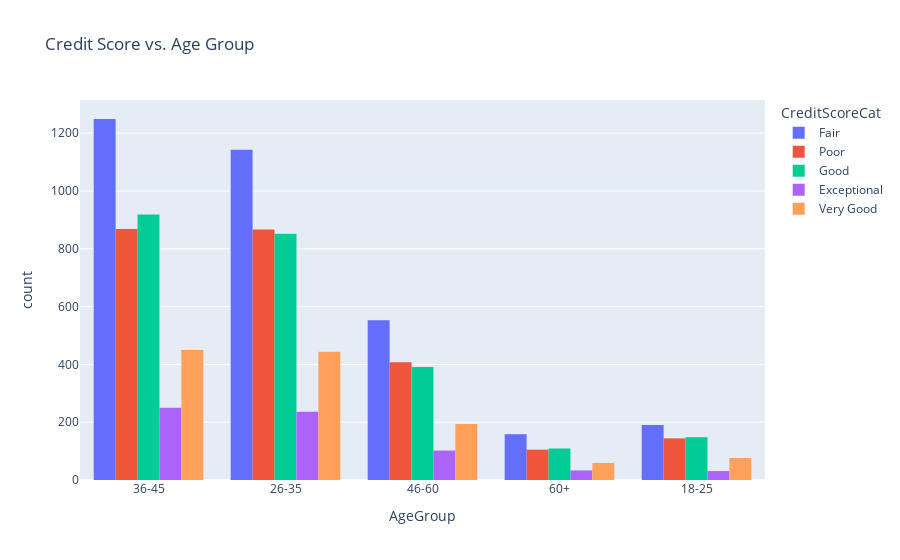

Here is the notebook cell this chart was saved with:
### Markdown cell above
1. We can see that people with 1 product of the Bank churned more(14%). And It goes down as the no. of products with bank increases.Customers with fewer products are likely less engaged with the bank.

### Code cell
fig = px.histogram(
    new_df, 
    x="AgeGroup", 
    color="CreditScoreCat", 
    barmode="group",
    title="Credit Score vs. Age Group"
)
fig.show()

### Figure 1 — Plotly figure (JSON) as saved in the notebook; plotly's stock layout.template omitted (floating-point values rounded to 4 significant figures; data arrays with more than 128 entries replaced by an {"elided": "..."} marker saying what was removed)
{"data": [{"alignmentgroup": "True", "bingroup": "x", "hovertemplate": "CreditScoreCat=Fair<br>AgeGroup=%{x}<br>count=%{y}<extra></extra>", "legendgroup": "Fair", "marker": {"color": "#636efa", "pattern": {"shape": ""}}, "name": "Fair", "offsetgroup": "Fair", "orientation": "v", "showlegend": true, "type": "histogram", "x": {"elided": "3300 str values"}, "xaxis": "x", "yaxis": "y"}, {"alignmentgroup": "True", "bingroup": "x", "hovertemplate": "CreditScoreCat=Poor<br>AgeGroup=%{x}<br>count=%{y}<extra></extra>", "legendgroup": "Poor", "marker": {"color": "#EF553B", "pattern": {"shape": ""}}, "name": "Poor", "offsetgroup": "Poor", "orientation": "v", "showlegend": true, "type": "histogram", "x": {"elided": "2393 str values"}, "xaxis": "x", "yaxis": "y"}, {"alignmentgroup": "True", "bingroup": "x", "hovertemplate": "CreditScoreCat=Good<br>AgeGroup=%{x}<br>count=%{y}<extra></extra>", "legendgroup": "Good", "marker": {"color": "#00cc96", "pattern": {"shape": ""}}, "name": "Good", "offsetgroup": "Good", "orientation": "v", "showlegend": true, "type": "histogram", "x": {"elided": "2428 str values"}, "xaxis": "x", "yaxis": "y"}, {"alignmentgroup": "True", "bingroup": "x", "hovertemplate": "CreditScoreCat=Exceptional<br>AgeGroup=%{x}<br>count=%{y}<extra></extra>", "legendgroup": "Exceptional", "marker": {"color": "#ab63fa", "pattern": {"shape": ""}}, "name": "Exceptional", "offsetgroup": "Exceptional", "orientation": "v", "showlegend": true, "type": "histogram", "x": {"elided": "655 str values"}, "xaxis": "x", "yaxis": "y"}, {"alignmentgroup": "True", "bingroup": "x", "hovertemplate": "CreditScoreCat=Very Good<br>AgeGroup=%{x}<br>count=%{y}<extra></extra>", "legendgroup": "Very Good", "marker": {"color": "#FFA15A", "pattern": {"shape": ""}}, "name": "Very Good", "offsetgroup": "Very Good", "orientation": "v", "showlegend": true, "type": "histogram", "x": {"elided": "1224 str values"}, "xaxis": "x", "yaxis": "y"}], "layout": {"autosize": true, "barmode": "group", "legend": {"title": {"text": "CreditScoreCat"}, "tracegroupgap": 0}, "title": {"text": "Credit Score vs. Age Group"}, "xaxis": {"anchor": "y", "autorange": true, "domain": [0, 1], "range": [-0.5, 4.5], "title": {"text": "AgeGroup"}, "type": "category"}, "yaxis": {"anchor": "x", "autorange": true, "domain": [0, 1], "range": [0, 1315.0], "title": {"text": "count"}}}}
